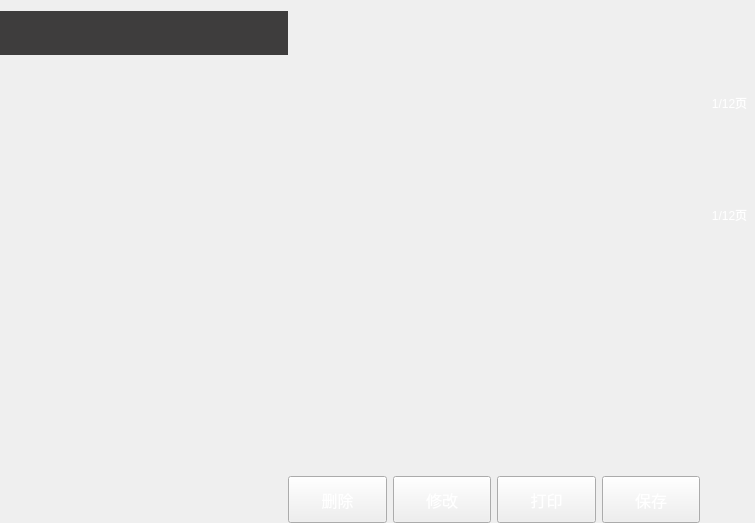
<?xml version="1.0" encoding="UTF-8"?>
<ui version="4.0">
 <class>OEditView</class>
 <widget class="QWidget" name="OEditView">
  <property name="geometry">
   <rect>
    <x>0</x>
    <y>0</y>
    <width>755</width>
    <height>523</height>
   </rect>
  </property>
  <property name="sizeIncrement">
   <size>
    <width>76</width>
    <height>52</height>
   </size>
  </property>
  <property name="baseSize">
   <size>
    <width>766</width>
    <height>523</height>
   </size>
  </property>
  <property name="windowTitle">
   <string>Form</string>
  </property>
  <layout class="QHBoxLayout" name="horizontalLayout" stretch="288,8,412,55">
   <property name="spacing">
    <number>0</number>
   </property>
   <property name="leftMargin">
    <number>0</number>
   </property>
   <property name="rightMargin">
    <number>0</number>
   </property>
   <property name="bottomMargin">
    <number>0</number>
   </property>
   <item>
    <widget class="QWidget" name="leftWidget" native="true">
     <property name="minimumSize">
      <size>
       <width>288</width>
       <height>0</height>
      </size>
     </property>
     <property name="maximumSize">
      <size>
       <width>16777215</width>
       <height>16777215</height>
      </size>
     </property>
     <layout class="QVBoxLayout" name="verticalLayout_5" stretch="76,805">
      <property name="spacing">
       <number>0</number>
      </property>
      <property name="leftMargin">
       <number>0</number>
      </property>
      <property name="topMargin">
       <number>0</number>
      </property>
      <property name="rightMargin">
       <number>0</number>
      </property>
      <property name="bottomMargin">
       <number>0</number>
      </property>
      <item>
       <widget class="QWidget" name="topWidget" native="true">
        <property name="minimumSize">
         <size>
          <width>0</width>
          <height>44</height>
         </size>
        </property>
        <property name="maximumSize">
         <size>
          <width>16777215</width>
          <height>44</height>
         </size>
        </property>
        <property name="styleSheet">
         <string notr="true">QWidget#topWidget{
        background-color:#3e3d3d;
}</string>
        </property>
        <layout class="QHBoxLayout" name="horizontalLayout_4">
         <property name="spacing">
          <number>0</number>
         </property>
         <property name="leftMargin">
          <number>6</number>
         </property>
         <property name="topMargin">
          <number>6</number>
         </property>
         <property name="rightMargin">
          <number>6</number>
         </property>
         <property name="bottomMargin">
          <number>6</number>
         </property>
         <item>
          <widget class="SearchEdit" name="searchWidget" native="true"/>
         </item>
        </layout>
       </widget>
      </item>
      <item>
       <widget class="OGoodsSelectWidget" name="goodsSelectWidget" native="true">
        <property name="minimumSize">
         <size>
          <width>0</width>
          <height>0</height>
         </size>
        </property>
        <property name="maximumSize">
         <size>
          <width>16777215</width>
          <height>16777215</height>
         </size>
        </property>
        <property name="sizeIncrement">
         <size>
          <width>28</width>
          <height>47</height>
         </size>
        </property>
        <property name="baseSize">
         <size>
          <width>288</width>
          <height>470</height>
         </size>
        </property>
       </widget>
      </item>
     </layout>
    </widget>
   </item>
   <item>
    <spacer name="horizontalSpacer">
     <property name="orientation">
      <enum>Qt::Horizontal</enum>
     </property>
     <property name="sizeType">
      <enum>QSizePolicy::Expanding</enum>
     </property>
     <property name="sizeHint" stdset="0">
      <size>
       <width>8</width>
       <height>20</height>
      </size>
     </property>
    </spacer>
   </item>
   <item>
    <widget class="QWidget" name="middleWidget" native="true">
     <layout class="QVBoxLayout" name="verticalLayout_6" stretch="110,350,53">
      <property name="spacing">
       <number>0</number>
      </property>
      <property name="leftMargin">
       <number>0</number>
      </property>
      <property name="topMargin">
       <number>0</number>
      </property>
      <property name="rightMargin">
       <number>0</number>
      </property>
      <property name="bottomMargin">
       <number>0</number>
      </property>
      <item>
       <widget class="AdjustPriceCategoryWidget" name="categoryWidget" native="true">
        <property name="minimumSize">
         <size>
          <width>412</width>
          <height>111</height>
         </size>
        </property>
        <property name="maximumSize">
         <size>
          <width>16777215</width>
          <height>150</height>
         </size>
        </property>
        <property name="sizeIncrement">
         <size>
          <width>41</width>
          <height>11</height>
         </size>
        </property>
        <property name="baseSize">
         <size>
          <width>412</width>
          <height>111</height>
         </size>
        </property>
       </widget>
      </item>
      <item>
       <widget class="AdjustPriceGoodsWidget" name="goodsWidget" native="true">
        <property name="minimumSize">
         <size>
          <width>412</width>
          <height>0</height>
         </size>
        </property>
        <property name="sizeIncrement">
         <size>
          <width>41</width>
          <height>350</height>
         </size>
        </property>
        <property name="baseSize">
         <size>
          <width>412</width>
          <height>350</height>
         </size>
        </property>
       </widget>
      </item>
      <item>
       <widget class="QWidget" name="operateWidget" native="true">
        <property name="minimumSize">
         <size>
          <width>412</width>
          <height>53</height>
         </size>
        </property>
        <property name="maximumSize">
         <size>
          <width>16777215</width>
          <height>95</height>
         </size>
        </property>
        <layout class="QHBoxLayout" name="horizontalLayout_5">
         <property name="spacing">
          <number>6</number>
         </property>
         <property name="leftMargin">
          <number>0</number>
         </property>
         <property name="topMargin">
          <number>6</number>
         </property>
         <property name="rightMargin">
          <number>0</number>
         </property>
         <property name="bottomMargin">
          <number>0</number>
         </property>
         <item>
          <widget class="QPushButton" name="deleteButton">
           <property name="sizePolicy">
            <sizepolicy hsizetype="Minimum" vsizetype="Minimum">
             <horstretch>0</horstretch>
             <verstretch>0</verstretch>
            </sizepolicy>
           </property>
           <property name="styleSheet">
            <string notr="true">QPushButton{
        font-size:16px;
        color:#ffffff;
        border-image: url(:/adjustPrice/blueButton.png);
}

QPushButton:pressed{
        border-image: url(:/adjustPrice/blueButtonPress.png);
}

QPushButton:disabled{
        border-image: url(:/adjustPrice/buttonDisable.png);
}</string>
           </property>
           <property name="text">
            <string>删除</string>
           </property>
          </widget>
         </item>
         <item>
          <widget class="QPushButton" name="modifyButton">
           <property name="sizePolicy">
            <sizepolicy hsizetype="Minimum" vsizetype="Minimum">
             <horstretch>0</horstretch>
             <verstretch>0</verstretch>
            </sizepolicy>
           </property>
           <property name="styleSheet">
            <string notr="true">QPushButton{
        font-size:16px;
        color:#ffffff;
        border-image: url(:/adjustPrice/blueButton.png);
}

QPushButton:pressed{
        border-image: url(:/adjustPrice/blueButtonPress.png);
}

QPushButton:disabled{
        border-image: url(:/adjustPrice/buttonDisable.png);
}</string>
           </property>
           <property name="text">
            <string>修改</string>
           </property>
          </widget>
         </item>
         <item>
          <widget class="QPushButton" name="printBtn">
           <property name="sizePolicy">
            <sizepolicy hsizetype="Minimum" vsizetype="Minimum">
             <horstretch>0</horstretch>
             <verstretch>0</verstretch>
            </sizepolicy>
           </property>
           <property name="styleSheet">
            <string notr="true">QPushButton{
        font-size:16px;
        color:#ffffff;
        border-image: url(:/adjustPrice/blueButton.png);
}

QPushButton:pressed{
        border-image: url(:/adjustPrice/blueButtonPress.png);
}

QPushButton:disabled{
        border-image: url(:/adjustPrice/buttonDisable.png);
}</string>
           </property>
           <property name="text">
            <string>打印</string>
           </property>
          </widget>
         </item>
         <item>
          <widget class="QPushButton" name="saveButton">
           <property name="sizePolicy">
            <sizepolicy hsizetype="Minimum" vsizetype="Minimum">
             <horstretch>0</horstretch>
             <verstretch>0</verstretch>
            </sizepolicy>
           </property>
           <property name="styleSheet">
            <string notr="true">QPushButton{
        font-size:16px;
        color:#ffffff;
        border-image: url(:/adjustPrice/orangeButton.png);
}

QPushButton:pressed{
        border-image: url(:/adjustPrice/OrangeButtonPress.png);
}

QPushButton:disabled{
        border-image: url(:/adjustPrice/buttonDisable.png);
}</string>
           </property>
           <property name="text">
            <string>保存</string>
           </property>
          </widget>
         </item>
        </layout>
       </widget>
      </item>
     </layout>
    </widget>
   </item>
   <item>
    <widget class="QWidget" name="rightWidget" native="true">
     <property name="minimumSize">
      <size>
       <width>55</width>
       <height>0</height>
      </size>
     </property>
     <property name="maximumSize">
      <size>
       <width>16777215</width>
       <height>16777215</height>
      </size>
     </property>
     <layout class="QVBoxLayout" name="verticalLayout_9">
      <property name="spacing">
       <number>4</number>
      </property>
      <property name="leftMargin">
       <number>4</number>
      </property>
      <property name="topMargin">
       <number>0</number>
      </property>
      <property name="rightMargin">
       <number>0</number>
      </property>
      <property name="bottomMargin">
       <number>0</number>
      </property>
      <item>
       <widget class="QPushButton" name="categoryFrontButton">
        <property name="sizePolicy">
         <sizepolicy hsizetype="Minimum" vsizetype="Preferred">
          <horstretch>0</horstretch>
          <verstretch>0</verstretch>
         </sizepolicy>
        </property>
        <property name="minimumSize">
         <size>
          <width>51</width>
          <height>52</height>
         </size>
        </property>
        <property name="maximumSize">
         <size>
          <width>16777215</width>
          <height>16777215</height>
         </size>
        </property>
        <property name="styleSheet">
         <string notr="true">QPushButton{
        border:none;
        border-image: url(:/saleImage/category_up.png);
}

QPushButton:pressed{

        border-image: url(:/saleImage/category_up_press.png);
}</string>
        </property>
        <property name="text">
         <string/>
        </property>
       </widget>
      </item>
      <item>
       <widget class="QPushButton" name="categoryNextButton">
        <property name="sizePolicy">
         <sizepolicy hsizetype="Minimum" vsizetype="Preferred">
          <horstretch>0</horstretch>
          <verstretch>0</verstretch>
         </sizepolicy>
        </property>
        <property name="minimumSize">
         <size>
          <width>51</width>
          <height>52</height>
         </size>
        </property>
        <property name="maximumSize">
         <size>
          <width>16777215</width>
          <height>16777215</height>
         </size>
        </property>
        <property name="styleSheet">
         <string notr="true">QPushButton{
        border:none;
        font-size:12px;
        color:#ffffff;
        padding-top:20px;
        border-image: url(:/saleImage/category_down.png);
}

QPushButton:pressed{
        border-image: url(:/saleImage/category_down_press.png);
}</string>
        </property>
        <property name="text">
         <string>1/12页</string>
        </property>
       </widget>
      </item>
      <item>
       <widget class="QPushButton" name="goodsFrontButton">
        <property name="sizePolicy">
         <sizepolicy hsizetype="Minimum" vsizetype="Preferred">
          <horstretch>0</horstretch>
          <verstretch>0</verstretch>
         </sizepolicy>
        </property>
        <property name="minimumSize">
         <size>
          <width>51</width>
          <height>52</height>
         </size>
        </property>
        <property name="maximumSize">
         <size>
          <width>16777215</width>
          <height>16777215</height>
         </size>
        </property>
        <property name="styleSheet">
         <string notr="true">QPushButton{
        border:none;
        border-image: url(:/saleImage/goods_up.png);
}

QPushButton:pressed{
        border-image: url(:/saleImage/goods_up_press.png);
}</string>
        </property>
        <property name="text">
         <string/>
        </property>
       </widget>
      </item>
      <item>
       <widget class="QPushButton" name="goodsNextButton">
        <property name="sizePolicy">
         <sizepolicy hsizetype="Minimum" vsizetype="Preferred">
          <horstretch>0</horstretch>
          <verstretch>0</verstretch>
         </sizepolicy>
        </property>
        <property name="minimumSize">
         <size>
          <width>51</width>
          <height>52</height>
         </size>
        </property>
        <property name="maximumSize">
         <size>
          <width>16777215</width>
          <height>16777215</height>
         </size>
        </property>
        <property name="styleSheet">
         <string notr="true">QPushButton{
        border:none;
        font-size:12px;
        color:#ffffff;
        padding-top:20px;
        border-image: url(:/saleImage/goods_down.png);
}

QPushButton:pressed{
        border-image: url(:/saleImage/goods_down_press.png);
}</string>
        </property>
        <property name="text">
         <string>1/12页</string>
        </property>
       </widget>
      </item>
      <item>
       <spacer name="verticalSpacer">
        <property name="orientation">
         <enum>Qt::Vertical</enum>
        </property>
        <property name="sizeHint" stdset="0">
         <size>
          <width>20</width>
          <height>173</height>
         </size>
        </property>
       </spacer>
      </item>
     </layout>
    </widget>
   </item>
  </layout>
 </widget>
 <customwidgets>
  <customwidget>
   <class>SearchEdit</class>
   <extends>QWidget</extends>
   <header>SearchEdit.h</header>
   <container>1</container>
  </customwidget>
  <customwidget>
   <class>AdjustPriceCategoryWidget</class>
   <extends>QWidget</extends>
   <header>AdjustPriceCategoryWidget.h</header>
   <container>1</container>
  </customwidget>
  <customwidget>
   <class>AdjustPriceGoodsWidget</class>
   <extends>QWidget</extends>
   <header>AdjustPriceGoodsWidget.h</header>
   <container>1</container>
  </customwidget>
  <customwidget>
   <class>OGoodsSelectWidget</class>
   <extends>QWidget</extends>
   <header>../OutStock/OGoodsSelectWidget.h</header>
   <container>1</container>
  </customwidget>
 </customwidgets>
 <resources/>
 <connections/>
</ui>
